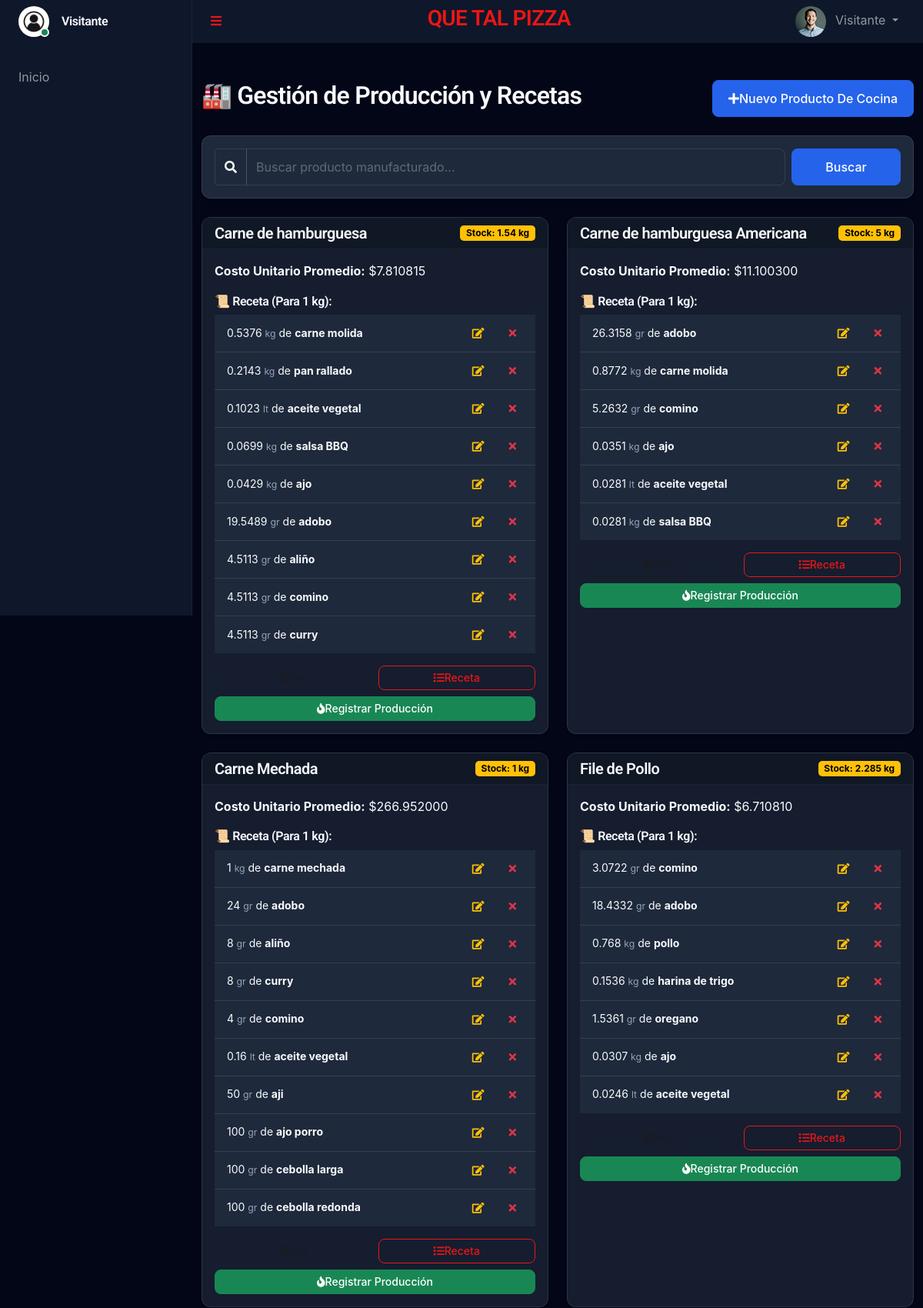
/admin/manufactura.php (upper part), run on the app's committed database.
### tables this page shows
CREATE TABLE `manufactured_products` (
  `id` int(11) NOT NULL,
  `name` varchar(100) NOT NULL,
  `unit` varchar(20) NOT NULL DEFAULT 'und',
  `stock` decimal(20,6) DEFAULT 0.000000,
  `unit_cost_average` decimal(20,6) DEFAULT 0.000000,
  `last_production_date` datetime DEFAULT NULL,
  `min_stock` decimal(20,6) DEFAULT 0.000000
);

CREATE TABLE `production_recipes` (
  `id` int(11) NOT NULL,
  `manufactured_product_id` int(11) NOT NULL,
  `raw_material_id` int(11) NOT NULL,
  `quantity_required` decimal(10,4) NOT NULL
);

CREATE TABLE `raw_materials` (
  `id` int(11) NOT NULL,
  `name` varchar(100) NOT NULL,
  `unit` varchar(20) NOT NULL,
  `stock_quantity` decimal(20,6) DEFAULT 0.000000,
  `cost_per_unit` decimal(20,6) DEFAULT 0.000000,
  `min_stock` decimal(20,6) DEFAULT 5.000000,
  `is_cooking_supply` tinyint(1) DEFAULT 0,
  `category` enum('ingredient','packaging','supply') DEFAULT 'ingredient',
  `updated_at` timestamp NULL DEFAULT current_timestamp() ON UPDATE current_timestamp()
);

### templates/autoload.php (called while the page is built, shortened)
<?php
require_once __DIR__ . '/../funciones/UserManager.php';
require_once __DIR__ . '/../funciones/ProductionManager.php';
$productionManager = new ProductionManager($db);

### funciones/ProductionManager.php (called while the page is built, shortened)
<?php
class ProductionManager
{
    private $db;
    public function __construct($db)
    {
        $this->db = $db;
    }
    public function searchManufacturedProducts($query = '')
    {
        $sql = "SELECT * FROM manufactured_products";
        $params = [];
        $sql .= " ORDER BY name ASC";
        $stmt = $this->db->prepare($sql);
        $stmt->execute($params);
        return $stmt->fetchAll(PDO::FETCH_ASSOC);
    }
    public function getRecipe($manufacturedId)
    {
        $sql = "SELECT pr.*, rm.name as material_name, rm.unit as material_unit
                FROM production_recipes pr
                JOIN raw_materials rm ON pr.raw_material_id = rm.id
                WHERE pr.manufactured_product_id = ?";
        $stmt = $this->db->prepare($sql);
        $stmt->execute([$manufacturedId]);
        return $stmt->fetchAll(PDO::FETCH_ASSOC);
    }
}
?>

### admin/manufactura.php (the view, shortened to what this page needs)
<?php
require_once '../templates/autoload.php';
$search = $_GET['search'] ?? '';
$products = $productionManager->searchManufacturedProducts($search);
require_once '../templates/header.php';
require_once '../templates/menu.php';
?>
<div class="container mt-5">
    <div class="d-flex justify-content-between align-items-center mb-4">
        <h2>🏭 Gestión de Producción y Recetas</h2>
        <button class="btn btn-primary" data-bs-toggle="modal" data-bs-target="#modalCreateProd">
            <i class="fa fa-plus"></i> Nuevo Producto de Cocina
        </button>
    </div>
    <div class="card mb-4 bg-light">
        <div class="card-body py-3">
            <form method="GET" action="" class="row g-2 align-items-center">
                <div class="col-md-10">
                    <div class="input-group">
                        <span class="input-group-text"><i class="fa fa-search"></i></span>
                        <input type="text" name="search" class="form-control"
                            placeholder="Buscar producto manufacturado..." value="<?= htmlspecialchars($search) ?>">
                    </div>
                </div>
                <div class="col-md-2">
                    <button type="submit" class="btn btn-primary w-100">Buscar</button>
                </div>
            </form>
        </div>
    </div>
    <div class="row">
        <?php foreach ($products as $p):
            $recipe = $productionManager->getRecipe($p['id']);
            ?>
            <div class="col-md-6 mb-4">
                <div class="card shadow-sm h-100">
                    <div class="card-header bg-dark text-white d-flex justify-content-between align-items-center">
                        <h5 class="m-0"><?= htmlspecialchars($p['name']) ?></h5>
                        <?php
                        $isLow = $p['stock'] <= ($p['min_stock'] ?? 0);
                        $stockBadgeClass = $isLow ? 'bg-danger' : 'bg-warning text-dark';
                        ?>
                        <span class="badge <?= $stockBadgeClass ?>">Stock: <?= floatval($p['stock']) ?>
                            <?= $p['unit'] ?></span>
                    </div>
                    <div class="card-body">
                        <div class="mb-3">
                            <strong>Costo Unitario Promedio:</strong> $<?= number_format($p['unit_cost_average'], 6) ?>
                        </div>
                        <h6>📜 Receta (Para 1 <?= $p['unit'] ?>):</h6>
                        <?php if (empty($recipe)): ?>
                            <p class="text-danger small">No hay receta definida.</p>
                        <?php else: ?>
                            <ul class="list-group list-group-flush mb-3 small">
                                <?php foreach ($recipe as $r): ?>
                                    <li class="list-group-item d-flex justify-content-between align-items-center px-3">
                                        <span><?= floatval($r['quantity_required']) ?> <small
                                                class="text-muted"><?= $r['material_unit'] ?></small> de
                                            <strong><?= $r['material_name'] ?></strong></span>
                                        <div class="btn-group">
                                            <button type="button" class="btn btn-sm text-warning hover-scale me-1"
                                                onclick="openEditRecipeModal(<?= $r['id'] ?>, '<?= addslashes($r['material_name']) ?>', <?= floatval($r['quantity_required']) ?>)"
                                                title="Editar Cantidad">
                                                <i class="fa fa-edit"></i>
                                            </button>
                                            <form method="POST" style="display:inline;"
                                                onsubmit="return confirm('¿Quitar ingrediente?')">
                                                <button type="submit" class="btn btn-sm text-danger hover-scale" title="Eliminar"><i
                                                        class="fa fa-times"></i></button>
                                            </form>
                                        </div>
                                    </li>
                                <?php endforeach; ?>
                            </ul>
                        <?php endif; ?>
                        <div class="d-grid gap-2">
                            <div class="row g-2">
                                <div class="col-6">
                                    <button class="btn btn-outline-secondary btn-sm w-100"
                                        onclick="openEditInfoModal(<?= $p['id'] ?>, '<?= htmlspecialchars($p['name']) ?>', '<?= $p['unit'] ?>', <?= floatval($p['min_stock']) ?>)">
                                        <i class="fa fa-info-circle"></i> Info
                                    </button>
                                </div>
                                <div class="col-6">
                                    <button class="btn btn-outline-primary btn-sm w-100"
                                        onclick="openRecipeModal(<?= $p['id'] ?>, '<?= $p['name'] ?>', '<?= $p['unit'] ?>')">
                                        <i class="fa fa-list"></i> Receta
                                    </button>
                                </div>
                            </div>
                            <button class="btn btn-success btn-sm"
                                onclick="openProduceModal(<?= $p['id'] ?>, '<?= $p['name'] ?>', '<?= $p['unit'] ?>')"
                                <?= empty($recipe) ? 'disabled' : '' ?>>
                                <i class="fa fa-fire"></i> Registrar Producción
                            </button>
                        </div>
                    </div>
                </div>
            </div>
        <?php endforeach; ?>
    </div>
</div>
<?php require_once '../templates/footer.php'; ?>

### css/style.css (style rules this page uses)
:root { --primary: #2563eb; --primary-dark: #1e40af; --secondary: #0f172a; --surface: #1e293b; --background: #020617; --text-main: #f8fafc; --text-muted: #94a3b8; --accent: #ef4444; --success: #10b981; --touch-target: 48px; --radius-sm: 8px; --radius-md: 12px; --radius-lg: 16px; }
body { background-color: var(--background); color: var(--text-main); font-family: 'Inter', system-ui, -apple-system, sans-serif; line-height: 1.6; }
.card, .card-product { background: rgba(30, 41, 59, 0.7); backdrop-filter: blur(12px); -webkit-backdrop-filter: blur(12px); border: 1px solid rgba(255, 255, 255, 0.1); border-radius: var(--radius-md); box-shadow: 0 4px 6px -1px rgba(0, 0, 0, 0.1), 0 2px 4px -1px rgba(0, 0, 0, 0.06); transition: transform 0.2s ease, box-shadow 0.2s ease; }
h1, h2, h3, h4, h5, h6 { font-weight: 600; color: var(--text-main); letter-spacing: -0.025em; }
.text-muted { color: var(--text-muted) !important; }
.bg-light, .bg-white { background-color: var(--surface) !important; color: var(--text-main) !important; }
.text-dark, .text-body { color: var(--text-main) !important; }
.badge.bg-info, .badge.bg-warning, .badge.bg-light, .alert-warning, .alert-info, .alert-light, .card.bg-warning, .card.bg-info, .card.bg-light, .bg-warning .text-dark, .bg-info .text-dark { color: #000 !important; }
.badge.text-dark { color: #000 !important; }
input, select, textarea, .form-control, .form-select, .input-group-text { background-color: var(--surface) !important; color: var(--text-main) !important; border: 1px solid rgba(255, 255, 255, 0.1) !important; }
.form-control::placeholder { color: rgba(255, 255, 255, 0.3); }
.card-header, .card-footer { background-color: rgba(0, 0, 0, 0.2) !important; border-color: rgba(255, 255, 255, 0.05) !important; }
.list-group-item { background-color: var(--surface) !important; color: var(--text-main) !important; border-color: rgba(255, 255, 255, 0.1) !important; }
.btn { min-height: var(--touch-target); padding: 0.5rem 1.25rem; font-weight: 500; border-radius: var(--radius-sm); display: inline-flex; align-items: center; justify-content: center; transition: all 0.2s; text-transform: capitalize; }
.btn-primary { background-color: var(--primary); border-color: var(--primary); }
.btn-sm, .btn-group-sm>.btn { min-height: 32px !important; padding: 0.25rem 0.5rem; font-size: 0.875rem; }
.hover-scale { transition: transform 0.2s; }
.list-group-item .btn { margin-left: 10px; }
.form-control { background-color: var(--surface); border: 1px solid rgba(255, 255, 255, 0.1); color: var(--text-main); border-radius: var(--radius-sm); min-height: var(--touch-target); }

### data on the page
manufactured_products: name "Carne de hamburguesa", stock "1.54", unit "kg", unit_cost_average "7.810815"
production_recipes: quantity_required "0.5376", raw_material.unit "kg", raw_material.name "carne molida"
production_recipes: quantity_required "0.2143", raw_material.unit "kg", raw_material.name "pan rallado"
production_recipes: quantity_required "0.1023", raw_material.unit "lt", raw_material.name "aceite vegetal"
production_recipes: quantity_required "0.0699", raw_material.unit "kg", raw_material.name "salsa BBQ"
production_recipes: quantity_required "0.0429", raw_material.unit "kg", raw_material.name "ajo"
production_recipes: quantity_required "19.5489", raw_material.unit "gr", raw_material.name "adobo"
production_recipes: quantity_required "4.5113", raw_material.unit "gr", raw_material.name "aliño"
production_recipes: quantity_required "4.5113", raw_material.unit "gr", raw_material.name "comino"
production_recipes: quantity_required "4.5113", raw_material.unit "gr", raw_material.name "curry"
manufactured_products: name "Carne de hamburguesa Americana", stock "5", unit "kg", unit_cost_average "11.100300"
production_recipes: quantity_required "26.3158", raw_material.unit "gr", raw_material.name "adobo"
production_recipes: quantity_required "0.8772", raw_material.unit "kg", raw_material.name "carne molida"
production_recipes: quantity_required "5.2632", raw_material.unit "gr", raw_material.name "comino"
production_recipes: quantity_required "0.0351", raw_material.unit "kg", raw_material.name "ajo"
production_recipes: quantity_required "0.0281", raw_material.unit "lt", raw_material.name "aceite vegetal"
production_recipes: quantity_required "0.0281", raw_material.unit "kg", raw_material.name "salsa BBQ"
manufactured_products: name "Carne Mechada", stock "1", unit "kg", unit_cost_average "266.952000"
production_recipes: quantity_required "1", raw_material.unit "kg", raw_material.name "carne mechada"
production_recipes: quantity_required "24", raw_material.unit "gr", raw_material.name "adobo"
production_recipes: quantity_required "8", raw_material.unit "gr", raw_material.name "aliño"
production_recipes: quantity_required "8", raw_material.unit "gr", raw_material.name "curry"
production_recipes: quantity_required "4", raw_material.unit "gr", raw_material.name "comino"
production_recipes: quantity_required "0.16", raw_material.unit "lt", raw_material.name "aceite vegetal"
production_recipes: quantity_required "50", raw_material.unit "gr", raw_material.name "aji"
production_recipes: quantity_required "100", raw_material.unit "gr", raw_material.name "ajo porro"
production_recipes: quantity_required "100", raw_material.unit "gr", raw_material.name "cebolla larga"
production_recipes: quantity_required "100", raw_material.unit "gr", raw_material.name "cebolla redonda"
manufactured_products: name "File de Pollo", stock "2.285", unit "kg", unit_cost_average "6.710810"
production_recipes: quantity_required "3.0722", raw_material.unit "gr", raw_material.name "comino"
production_recipes: quantity_required "18.4332", raw_material.unit "gr", raw_material.name "adobo"
production_recipes: quantity_required "0.768", raw_material.unit "kg", raw_material.name "pollo"
production_recipes: quantity_required "0.1536", raw_material.unit "kg", raw_material.name "harina de trigo"
production_recipes: quantity_required "1.5361", raw_material.unit "gr", raw_material.name "oregano"
production_recipes: quantity_required "0.0307", raw_material.unit "kg", raw_material.name "ajo"
production_recipes: quantity_required "0.0246", raw_material.unit "lt", raw_material.name "aceite vegetal"

### other printed values
$GLOBALS['site_name'] "QUE TAL PIZZA"
